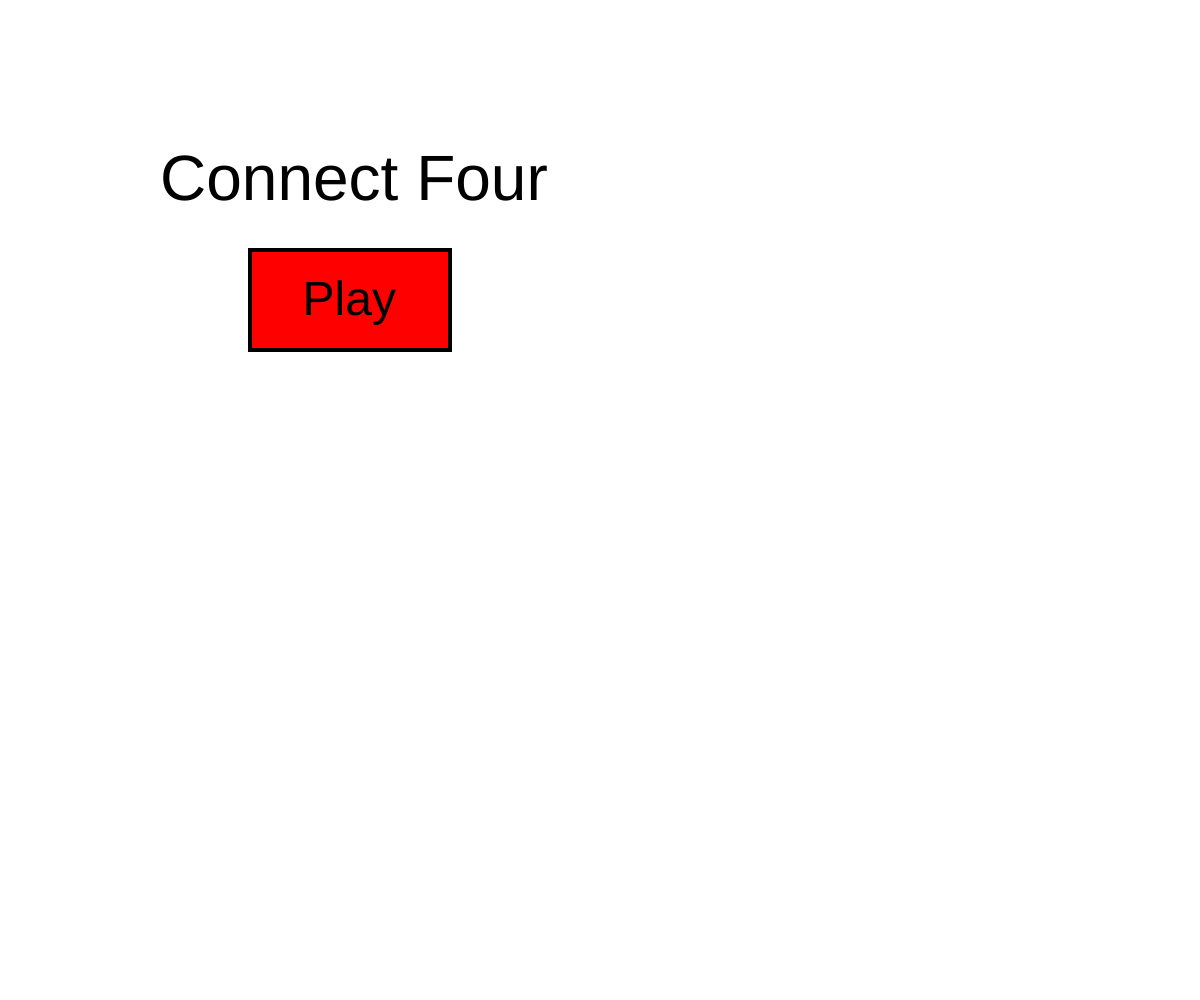
Frame 1 (no input)
Frame 60 (no input): identical to frame 1, image omitted
Frame 120 (the mouse pressed at the canvas centre since frame 60): identical to frame 1, image omitted

The p5.js sketch that drew this single still picture (run headless with seeded random() and noise() and a simulated clock; from frame 60 on, the mouse is pressed at the canvas centre):

// p5.js sketch
// ── sketch.js
// Connect 4
// Domenic Neufeld
// April 16th, 2018

let boxSize;
let grid; //0 = blank; 1 = red; 2 = yellow;
let boardWidth = 7;
let boardHeight = 6;

let redTurn = true;

let yellowWin = false;
let redWin = false;

let state = 1; // 1 = menu, 2 = game, 3 = red win, 4 = yellow win

let horizontalTally, verticalTally, dnTally, dpTally; //dp = diagonal positive slope, dn = diagonal negative slope

function setup() {
  createCanvas(windowWidth, windowHeight);
  boxSize = 100;
  grid = createEmpty2dArray();
}

function draw() {
  background(255);
  if (state === 1) {
    startMenu();
  }

  if (state === 2) {
    drawGrid();
    checkForWin();
  }

  if (state === 3){
    drawGrid();
    displayRedWin();
  }

  if (state === 4){
    drawGrid();
    displayYellowWin();
  }
}

function drawGrid() {
  // Nested loop that goes through each value in the grid
  for (let i = 0; i < boardHeight; i++) {
    for (let j = 0; j < boardWidth; j++) {
      // Fills in each circle depending on the value of that section of the grid.
      fill(0);
      rect(boxSize * j, boxSize * i, boxSize, boxSize);
      if (grid[i][j] === 0) {
        fill(255);
      }
      else if (grid[i][j] === 1) {
        fill(255, 0, 0);
      }
      else {
        fill(255, 255, 0);
      }
      ellipse(boxSize * j + boxSize / 2, boxSize * i + boxSize / 2, boxSize);
    }
  }
}

function createEmpty2dArray() {
  // Creates a 2d array filled with zero. Starting state of the game.
  let emptyGrid = [];
  for (let y = 0; y < boardHeight; y++) {
    emptyGrid.push([]);
    for (let x = 0; x < boardWidth; x++) {
      emptyGrid[y].push(0);
    }
  }
  return emptyGrid;
}

function mousePressed() {
  // If mouse is within the button and you click it will change it to the game state.
  if (state === 1 || state === 3 || state === 4){
    if (mouseX < 450 && mouseX > 250 && mouseY > 250 && mouseY < 350){
      // Creates blank board
      grid = createEmpty2dArray();
      state = 2;
    }
  }

  else if (state === 2) {
    //Checks which column your mouse is when clicked and drops a piece there.
    let xcoord = floor(mouseX / boxSize);
    for (let i = 6; i > 0; i--) {
      if (grid[i - 1][xcoord] === 0) {
        if (redTurn) {
          grid[i - 1][xcoord] = 1;
        }
        else {
          grid[i - 1][xcoord] = 2;
        }
        // Switches color after each turn.
        redTurn = !redTurn;
        return grid;
      }
    }
  }
}

function horizontalWin() {
  let previousHorValue = 0;
  let currentHorValue = 0;
  horizontalTally = 1;
  // Nested loop that goes through the grid from left to right, then top to bottom.
  for (let i = 0; i < boardHeight; i++) {
    for (let j = 0; j < boardWidth; j++) {
      currentHorValue = grid[i][j];

      // If the current point in the grid is the same color as the last one it adds one to a tally
      if (currentHorValue === previousHorValue && currentHorValue !== 0) {
        horizontalTally += 1;
      }
      // If the current point in the grid is different from the last one it returns the count to one
      else {
        horizontalTally = 1;

      }
      // If the tally reaches 4 either red or yellow wins
      if (horizontalTally === 4 && previousHorValue === 2) {
        return yellowWin = true;
      }
      else if (horizontalTally === 4 && previousHorValue === 1) {
        return redWin = true;
      }
      previousHorValue = currentHorValue;
    }
  }
}

function verticalWin() {
  let previousVertValue = 0;
  let currentVertValue = 0;
  verticalTally = 1;
  // Nested loop that goes through the grid from top to bottom, then left to right.
  for (let j = 0; j < boardWidth; j++) {
    for (let i = 0; i < boardHeight; i++) {
      currentVertValue = grid[i][j];

      // If the current point in the grid is the same color as the last one it adds one to a tally
      if (currentVertValue === previousVertValue && currentVertValue !== 0) {
        verticalTally += 1;
      }
      // If the current point in the grid is different from the last one it returns the count to one
      else {
        verticalTally = 1;
      }

      // If the tally reaches 4 either red or yellow wins
      if (verticalTally === 4 && previousVertValue === 2) {
        return yellowWin = true;
      }
      else if (verticalTally === 4 && previousVertValue === 1) {
        return redWin = true;
      }
      previousVertValue = currentVertValue;
    }
  }
}

function diagonalNegWin() {
  // Checks for four in a row in a diagonal line with a negative slope
  let previousDNValue = 0;
  let currentDNValue = 0;
  dnTally = 1; //dn = diagonal negative
  for (let i = 0; i < boardHeight; i++) {
    for (let j = 0; j < boardWidth; j++) {
      previousDNValue = 0;
      // At each point on the grid it checks the four points below and to the right of it
      for (let x = 0; x < 4; x++) {
        // Makes sure the count doesn't extend off the grid
        if (i + x < boardHeight && j + x < boardWidth) {
          currentDNValue = grid[i + x][j + x];
        }
        else {
          currentDNValue = 0;
        }

        // If the current point in the grid is the same color as the last one it adds one to a tally
        if (currentDNValue === previousDNValue && currentDNValue !== 0) {
          dnTally += 1;
        }
        // If the current point in the grid is different from the last one it returns the count to one
        else {
          dnTally = 1;
        }

        // If the tally reaches 4 either red or yellow wins
        if (dnTally === 4 && previousDNValue === 2) {
          return yellowWin = true;
        }
        else if (dnTally === 4 && previousDNValue === 1) {
          return redWin = true;
        }
        previousDNValue = currentDNValue;
      }
    }
  }
}

function diagonalPosWin() {
  // Checks for four in a row in a diagonal line with a positive slope
  let previousDPValue = 0;
  let currentDPValue = 0;
  dpTally = 1; //dp = diagonal positive
  for (let i = boardHeight; i > 0; i--) {
    for (let j = 0; j < boardWidth; j++) {
      previousDPValue = 0;
      // At each point on the grid it checks the four points above and to the right of it
      for (let x = 0; x < 4; x++) {
        // Makes sure the count doesn't extend off the grid
        if (i + x < boardHeight && j - x < boardWidth) {
          currentDPValue = grid[i + x][j - x];
        }
        else {
          currentDPValue = 0;
        }

        // If the current point in the grid is the same color as the last one it adds one to a tally
        if (currentDPValue === previousDPValue && currentDPValue !== 0) {
          dpTally += 1;
        }
        // If the current point in the grid is different from the last one it returns the count to one
        else {
          dpTally = 1;
        }

        // If the tally reaches 4 either red or yellow wins
        if (dpTally === 4 && previousDPValue === 2) {
          return yellowWin = true;
        }
        else if (dpTally === 4 && previousDPValue === 1) {
          return redWin = true;
        }
        previousDPValue = currentDPValue;
      }
    }
  }
}

function checkForWin() {
  horizontalWin();
  verticalWin();
  diagonalNegWin();
  diagonalPosWin();
  if (redWin) {
    state = 3;
  }
  if (yellowWin) {
    state = 4;
  }
}

function startMenu() {
  // Displays the start menu
  textSize(64);
  text("Connect Four", 160, 200);

  strokeWeight(4);
  // Checks to see if your mouse is within the button and changes the colour.
  if (mouseX < 450 && mouseX > 250 && mouseY > 250 && mouseY < 350) {
    fill(255, 100, 100);
  }
  else {
    fill(255, 0, 0);
  }
  rect(250, 250, 200, 100);

  fill(0);
  textSize(48);
  text("Play", 302.5, 315);
}

function displayRedWin(){
  textSize(64);
  fill(0, 150, 0);
  text("Red Wins", 210, 200);

  strokeWeight(4);
  // Checks to see if your mouse is within the button and changes the colour.
  if (mouseX < 450 && mouseX > 250 && mouseY > 250 && mouseY < 350) {
    fill(50, 50, 50);
  }
  else {
    fill(100, 100, 100);
  }
  rect(250, 250, 200, 100);

  fill(0);
  textSize(48);
  text("Play", 302.5, 315);

  // resets game
  redWin = false;
}

function displayYellowWin(){
  textSize(64);
  fill(0, 150, 0);
  text("Yellow Wins", 175, 200);

  strokeWeight(4);
  // Checks to see if your mouse is within the button and changes the colour.
  if (mouseX < 450 && mouseX > 250 && mouseY > 250 && mouseY < 350) {
    fill(50, 50, 50);
  }
  else {
    fill(100, 100, 100);
  }
  rect(250, 250, 200, 100);

  fill(0);
  textSize(48);
  text("Play", 302.5, 315);

  // resets game
  yellowWin = false;
}
